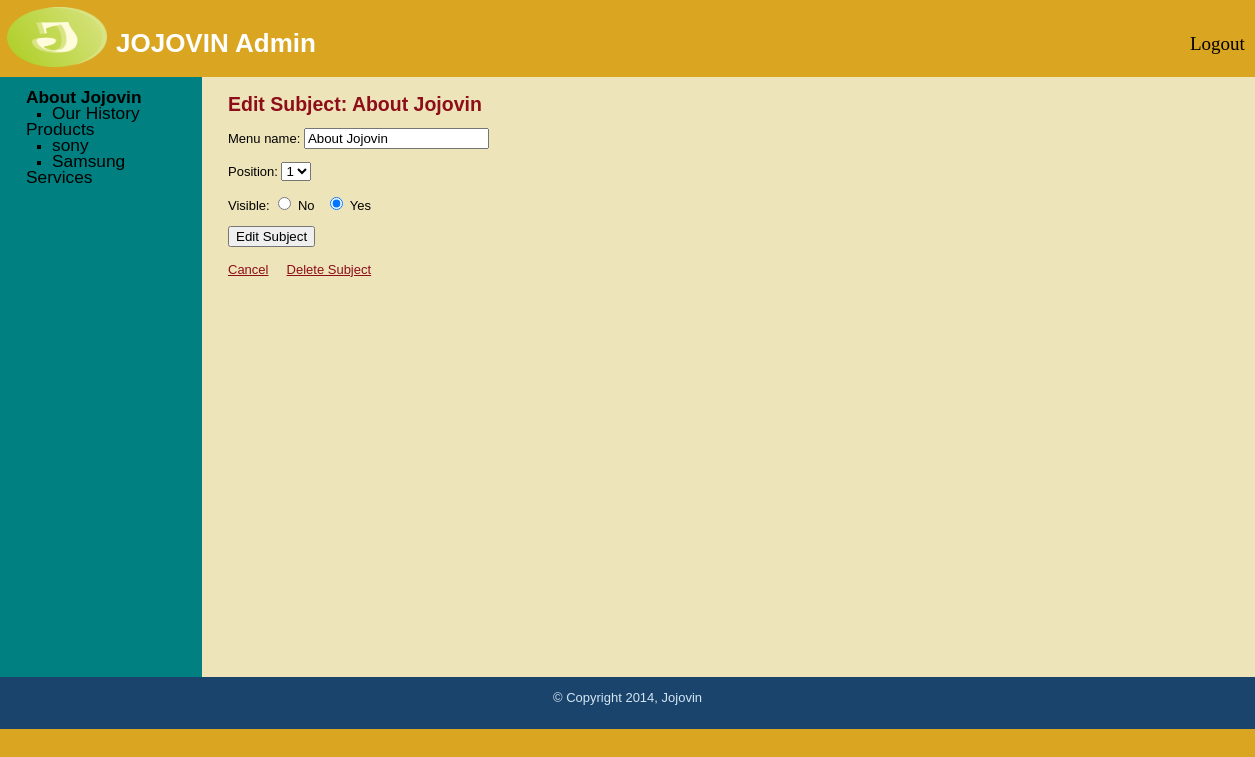
Screenshot of /edit_subject.php?subject=1 (signed in) with the database file from the repository.
### tables this page shows
CREATE TABLE IF NOT EXISTS `logo` (
  `id` int(11) NOT NULL AUTO_INCREMENT,
  `file` text NOT NULL,
  PRIMARY KEY (`id`)
);

CREATE TABLE IF NOT EXISTS `subjects` (
  `id` int(11) NOT NULL AUTO_INCREMENT,
  `menu_name` varchar(30) NOT NULL,
  `position` int(3) NOT NULL,
  `visible` tinyint(1) NOT NULL,
  PRIMARY KEY (`id`)
);

CREATE TABLE IF NOT EXISTS `pages` (
  `id` int(11) NOT NULL AUTO_INCREMENT,
  `subject_id` int(11) NOT NULL,
  `menu_name` varchar(30) NOT NULL,
  `position` int(3) NOT NULL,
  `visible` tinyint(1) NOT NULL,
  `content` text NOT NULL,
  PRIMARY KEY (`id`),
  KEY `subject_id` (`subject_id`)
);

### public/edit_subject.php (the view, shortened to what this page needs)
<?php require_once("../includes/db_connection.php"); ?>
<?php require_once("../includes/functions.php"); ?>
<?php find_selected_page(); ?>
<?php $layout_context = "admin"; ?>
<?php include("../includes/layouts/header.php"); ?>
<div id="main">
	<div id="navigation">
		<?php echo navigation($current_subject,$current_page); ?>
	</div>
	<div id="page">
	<h2>Edit Subject: <?php echo htmlentities($current_subject["menu_name"]); ?></h2>
	<form action="edit_subject.php?subject=<?php echo urlencode($current_subject["id"]); ?>" method="post">
		<p>Menu name:
			<input type="text" name="menu_name" value="<?php echo htmlentities($current_subject["menu_name"]);?>" />
		</p>
		<p>Position:
			<select name="position">
			<?php
				$subject_set = find_all_subjects(false);
				$subject_count = mysqli_num_rows($subject_set);
				for($count=1; $count <= $subject_count; $count++){
					echo "<option value=\"{$count}\"";
					if($current_subject["position"] == $count){
						echo " selected";
					}
					echo ">{$count}</option>";
				}
			?>
			</select>
		</p>
		<p>Visible:
			<input type="radio" name="visible" value="0" <?php if($current_subject["visible"] == 0){echo "checked";} ?> /> No
			&nbsp;
			<input type="radio" name="visible" value="1" <?php if($current_subject["visible"] == 1){echo "checked";} ?> /> Yes
		</p>
		<input type="submit" name="submit" value="Edit Subject" />
	</form>
	<br />
	<a href="manage_content.php">Cancel</a>
	<a href="delete_subject.php?subject=<?php echo urlencode($current_subject["id"]); ?>" onclick="return confirm('Are you sure?');">Delete Subject</a>
	</div>
</div>
<?php include("../includes/layouts/footer.php"); ?>

### includes/layouts/header.php (shortened to what this page needs)
<?php require_once("../includes/db_connection.php"); ?>
<?php
$query = "SELECT * FROM logo";
$result = mysqli_query($connection,$query);
?>
<!DOCTYPE html>
<html>
	<head>
		<link href="stylesheets/public.css" media="all" rel="stylesheet" type="text/css"/>
	</head>
	<body>
		<div id = "header">
		<div id="logo">
				<?php
					while($line = mysqli_fetch_assoc($result)) {
				?>
				<a href="index.php"><img src="<?php echo $line['file']; ?>" /></a>
				<?php
					}
				?>
			</div>
			<div id="title"><h1>JOJOVIN <?php if($layout_context == "admin"){echo "Admin";} ?></h1></div>
			<div id="login">
				<?php
					if($layout_context == "admin"){
						echo "<a href=\"logout.php\">Logout</a>";
					}else{
						echo "<a href=\"contact_us.php\">Contact Us</a>";
						echo "<a href=\"login.php\">Login</a>";
					}
				?>
			</div>
		</div>

### includes/functions.php (shortened to what this page needs)
<?php
	function find_all_subjects($public=true){
		global $connection;
		$query = "SELECT * ";
		$query .= "FROM subjects ";
		$query .= "ORDER BY position ASC";
		$subject_set = mysqli_query($connection, $query);
		return $subject_set;
	}
	function find_pages_for_subject($subject_id, $public=true){
		global $connection;
		$safe_subject_id = mysqli_real_escape_string($connection,$subject_id);
		$query = "SELECT * ";
		$query .= "FROM pages ";
		$query .= "WHERE subject_id = {$safe_subject_id} ";
		$query .= "ORDER BY position ASC";
		$page_set = mysqli_query($connection, $query);
		return $page_set;
	}
	function find_subject_by_id($subject_id, $public=true){
		global $connection;
		$safe_subject_id = mysqli_real_escape_string($connection,$subject_id);
		$query = "SELECT * ";
		$query .= "FROM subjects ";
		$query .= "WHERE id = {$safe_subject_id} ";
		$query .= "LIMIT 1";
		$subject_set = mysqli_query($connection, $query);
		if($subject = mysqli_fetch_assoc($subject_set)){
			return $subject;
		}else{
			return null;
		}
	}
	function find_selected_page($public=false){
		if(isset($_GET["subject"])){
			$current_subject = find_subject_by_id($_GET["subject"], $public);
			if($current_subject && $public){
				$current_page = find_default_page_for_subject($current_subject["id"]);
			}else{
				$current_page = null;
			}
		}elseif(isset($_GET["page"])){
			$current_subject = null;
			$current_page = find_page_by_id($_GET["page"], $public);
		}else{
			$current_subject = null;
			$current_page = null;
		}
	}
	function navigation($subject_array,$page_array){
		$output = "<ul class=\"subjects\">";
		$subject_set = find_all_subjects(false);
		while($subject = mysqli_fetch_assoc($subject_set)){
			$output .= "<li";
			if($subject_array && $subject["id"] == $subject_array["id"]){
				$output .= " class=\"selected\"";
			}
			$output .= ">";
			$output .= "<a href=\"manage_content.php?subject=";
			$output .= urlencode($subject["id"]);
			$output .= "\">";
			$output .= htmlentities($subject["menu_name"]);
			$output .= "</a>";
			$page_set = find_pages_for_subject($subject["id"], false);
			$output .= "<ul class=\"pages\">";
			while($page = mysqli_fetch_assoc($page_set)){
				$output .= "<li";
				$output .= ">";
				$output .= "<a href=\"manage_content.php?page=";
				$output .= urlencode($page["id"]);
				$output .= "\">";
				$output .= htmlentities($page["menu_name"]);
				$output .= "</a></li>";
			}
			$output .= "</ul></li>";
		}
		$output .= "</ul>";
		return $output;
	}
?>

### public/stylesheets/public.css (style rules this page uses)
html { height:100%; width:100%; }
body { width: 100%; height:100%; margin:0; padding:0; border:0; font-family:arial; font-size:13px; line-height:15px; background:#DAA520; }
img { border: none; }
a { color: #8D0D19; }
#header { height: 70px; margin:0; padding:0; text-align:left; background:#DAA520;; color:white; }
#header h1 { padding:1em; margin:0; }
#main { height:600px; width:100%; margin:0; padding:0; background:#EEE4B9; }
#navigation { float:left; width:150px; height:100%; margin:0; padding:0 2em; color:black; background:#008080; }
#navigation a { color:black; text-decoration:none; font-size:13pt; padding-bottom:5px; margin-top:5px; }
ul.subjects { margin:1em 0; padding-left:0; list-style:none; }
ul.pages { padding-left:2em; list-style:square; font-weight:normal; }
.selected { font-weight:bold; }
#page { float:left; height:100%; padding-left:2em; vertical-align:top; background:#EEE4B9; color:black;width:1000px; }
#page h2 { color:#8D0D19; margin-top: 1em; }
#login { position:relative; font-size:30px; padding-left:1170px; margin-top:-45px; float:left; }
#login a { font-family:Nyala; text-decoration:none; color:black; font-size:19px; padding-left:20px; }
#title { float:left; margin-left:90px; position:relative; margin-top:-60px; }
#logo { margin-top:7px; margin-left:7px; position:relative; }
#logo img { height:60px; width:100px; }

### rows the page displays
logo: file (picture)
subjects: value "About Jojovin", menu_name "About Jojovin", position "1", visible "☑"
pages: value "Our History"
subjects: value "Products"
pages: value "sony"
pages: value "Samsung"
subjects: value "Services"
